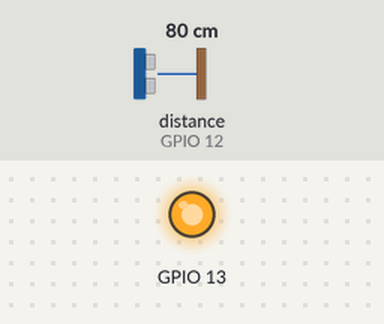
Bench run of a sketch on a simulated ESP8266 (NodeMCU). Shown: output pins drawn as LEDs (lit = HIGH). Wiring (inferred from the names in the program): ultrasonic range finder: trigger GPIO 14; echo GPIO 12. The inputs (shaded band) are chosen by the test bench; at power-on: distance to the obstacle (sensor on GPIO 12) 80 cm. The echo pulse lasts 58.3 µs per cm; WiFi joins after 1.5 s; servers stay silent unless stated; EEPROM starts erased; pins used as bus, display or sensor lines are not drawn; what the sketch prints to the serial monitor is not drawn. At 1.9 s the program puts the board to deep sleep or switches it off; the recording ends there.

Above: at 0.1 s.
Timing chart, 0 to 1.9 s (numbered marks = the images above):
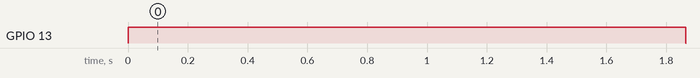

Measured:
- by itself, GPIO 13: LOW → HIGH at 0.00 s, → LOW 1.9 s later

The sketch:

waterwell-monitor.ino
```cpp
#include <EEPROM.h>

#define SLEEP_INTERVAL_DURATION  10800e6

int diameter = 0;
int depth = 0;
int distance = 0;

/**

*/
void setup() {
  EEPROM.begin(25);
  Serial.begin(9600);
  Serial.println("Initializing Water Well Monitor...");
  pinMode(13, OUTPUT);
  digitalWrite(13, HIGH);
  diameter = EEPROM.read(1);
  depth = EEPROM.read(2);
  distance = EEPROM.read(3);

  Serial.println("");
  Serial.println("Loading data:");
  Serial.println(diameter);
  Serial.println(depth);
  Serial.println(distance);
  Serial.println("");

  initDistanceSensor();
  initializeServer();

  Serial.println("Water Well Monitor initialized.");

  calculateRemainingLiters();

  digitalWrite(13, LOW);
  Serial.println("[INFO] Going to sleep for 3 hours...");
  ESP.deepSleep(SLEEP_INTERVAL_DURATION, WAKE_RF_DEFAULT);
}

String uint64ToString(uint64_t input) {
  String result = "";
  uint8_t base = 10;

  do {
    char c = input % base;
    input /= base;

    if (c < 10)
      c +='0';
    else
      c += 'A' - 10;
    result = c + result;
  } while (input);
  return result;
}

/**

*/
void loop() {

}

void calculateRemainingLiters() {
  int distanceMeasured = calculateDistance();
  int maxLiters = (PI * pow(diameter, 2) * depth)  / 1000;
  int currentLiters = (PI * pow(diameter, 2) * ((depth + distance) - distanceMeasured)) / 1000;

  Serial.println("");
  Serial.print("Measured ");
  Serial.print(distanceMeasured);
  Serial.print(" cm. The well has a volume of ");
  Serial.print(maxLiters);
  Serial.print(" liters and now has ");
  Serial.print(currentLiters);
  Serial.print(" liters left");
  Serial.println("");

  addRowToSheet(currentLiters);
}
```

distanceCalculation.ino
```cpp
const int trigPin = 14;
const int echoPin = 12;

long duration;
int distanceCm;

/**
 * Initializes the pins for the range sensor.
 */
void initDistanceSensor() {
  pinMode(trigPin, OUTPUT);
  pinMode(echoPin, INPUT);
}

/**
 * Calculates the distance to the target in CM.
 *
 * @returns {int} - The distance in CM.
 */
int calculateDistance() {
  digitalWrite(trigPin, LOW);
  delayMicroseconds(2);
  digitalWrite(trigPin, HIGH);
  delayMicroseconds(10);
  digitalWrite(trigPin, LOW);
  duration = pulseIn(echoPin, HIGH);
  distanceCm = duration * 0.036 / 2;

  return distanceCm;
}
```

gsheet.ino
```cpp
#include "HTTPSRedirect.h"

const char* host = "script.google.com";
const char *GScriptId = "";
const int httpsPort = 443; //the https port is same
String url = String("/macros/s/") + GScriptId + "/exec?value=Temperature";
String payload_base =  "{\"command\": \"appendRow\", \
                    \"sheet_name\": \"Gegevens\", \
                       \"values\": ";
String payload = "";

HTTPSRedirect* client = nullptr;

void addRowToSheet(int litersRemaining) {
  payload = payload_base + "\"" + litersRemaining + "\"}";

  client = new HTTPSRedirect(httpsPort);
  client->setInsecure();
  client->setPrintResponseBody(true);
  client->setContentTypeHeader("application/json");
  Serial.print("Connecting to ");
  Serial.println(host);          //try to connect with "script.google.com"

  if (client != nullptr) {
    if (!client->connected()) {
      client->connect(host, httpsPort);
      client->POST(url, host, payload, false);
      Serial.println("Sent");
    }
  }

  delete client;
}
```

webserver.ino
```cpp
#include <ESP8266WiFi.h>
#include <EEPROM.h>

// ESP8266WebServer server(80);

const char* ssid     = "";
const char* password = "";

// WiFiClient client;

String header;

/**
   Initializes the WIFI connection, once that succeeds the server is started and the local IP is given.
*/
void initializeServer() {
  Serial.print("Connecting to ");
  Serial.println(ssid);

  WiFi.begin(ssid, password);

  while (WiFi.status() != WL_CONNECTED) {
    delay(500);
    Serial.print(".");
  }

  Serial.println("WiFi connected.");
  Serial.println("IP address: ");
  Serial.println(WiFi.localIP());


  /**
  server.on("/index.html", handleHomepage);
  server.on("/well.html", handleWell);

  server.begin();
  */
}

/**
void handleHomepage() {
  String result = "";
  result += generateHTMLHead();
  result += generateHTMLBody(false);
  result += generateHTMLFooter();

  server.send(200, "text/html", result);
}

void handleWell() {
  String result = "";
  for (int i = 0; i < server.args(); i++) {
    Serial.println("");
    Serial.println("Received arg: ");
    Serial.print(server.argName(i));
    Serial.print(", ");
    Serial.print(server.arg(i));


    if (server.argName(i) == "diameter") {
      EEPROM.write(1, server.arg(i).toInt());
      diameter = server.arg(i).toInt();
    }

    if (server.argName(i) == "depth") {
      EEPROM.write(2, server.arg(i).toInt());
      depth = server.arg(i).toInt();
    }

    if (server.argName(i) == "distance") {
      EEPROM.write(3, server.arg(i).toInt());
      distance = server.arg(i).toInt();
      EEPROM.commit();
    }
  }

  result += generateHTMLHead();
  result += generateHTMLBody(true);
  result += generateHTMLFooter();

  server.send(200, "text/html", result);
}

String generateHTMLHead() {
  return "<!DOCTYPE html><html class=\"h-100\"><head> <meta name=\"viewport\" content=\"width=device-width, initial-scale=1\"> <link rel=\"stylesheet\" href=\"https://maxcdn.bootstrapcdn.com/bootstrap/4.0.0/css/bootstrap.min.css\" integrity=\"sha384-Gn5384xqQ1aoWXA+058RXPxPg6fy4IWvTNh0E263XmFcJlSAwiGgFAW/dAiS6JXm\" crossorigin=\"anonymous\"> <link rel=\"stylesheet\" href=\"https://use.fontawesome.com/releases/v5.8.2/css/all.css\" integrity=\"sha384-oS3vJWv+0UjzBfQzYUhtDYW+Pj2yciDJxpsK1OYPAYjqT085Qq/1cq5FLXAZQ7Ay\" crossorigin=\"anonymous\"> <link href=\"https://fonts.googleapis.com/css?family=Nunito:200,200i,300,300i,400,400i,600,600i,700,700i,800,800i,900,900i\" rel=\"stylesheet\"> <style> body { font-family: Nunito, -apple-system, BlinkMacSystemFont, \"Segoe UI\", Roboto, \"Helvetica Neue\", Arial, sans-serif, \"Apple Color Emoji\", \"Segoe UI Emoji\", \"Segoe UI Symbol\", \"Noto Color Emoji\"; } .bg-main { background-color: #4e73df; } .sidebar-divider { border-top: 1px solid rgba(255, 255, 255, .15); } .text-decoration-none:hover { text-decoration: none; } .sidebar-heading { color: rgba(255, 255, 255, .4); font-weight: 800; font-size: .65rem; text-transform: uppercase; } .text-sidebar { color: rgba(255, 255, 255, .8); } .text-gray-800 { color: #5a5c69 !important; } </style></head><body class=\"h-100\"> <div class=\"container-fluid h-100\"> <div class=\"row \"> <div class=\"col-2 text-left bg-main my-auto pt-2 text-center\"> <svg height=\"50\" aria-hidden=\"true\" focusable=\"false\" data-prefix=\"fas\" data-icon=\"water\" class=\"svg-inline--fa fa-water fa-w-18\" role=\"img\" xmlns=\"http://www.w3.org/2000/svg\" viewBox=\"0 0 576 512\"><path fill=\"currentColor\" d=\"M562.1 383.9c-21.5-2.4-42.1-10.5-57.9-22.9-14.1-11.1-34.2-11.3-48.2 0-37.9 30.4-107.2 30.4-145.7-1.5-13.5-11.2-33-9.1-46.7 1.8-38 30.1-106.9 30-145.2-1.7-13.5-11.2-33.3-8.9-47.1 2-15.5 12.2-36 20.1-57.7 22.4-7.9.8-13.6 7.8-13.6 15.7v32.2c0 9.1 7.6 16.8 16.7 16 28.8-2.5 56.1-11.4 79.4-25.9 56.5 34.6 137 34.1 192 0 56.5 34.6 137 34.1 192 0 23.3 14.2 50.9 23.3 79.1 25.8 9.1.8 16.7-6.9 16.7-16v-31.6c.1-8-5.7-15.4-13.8-16.3zm0-144c-21.5-2.4-42.1-10.5-57.9-22.9-14.1-11.1-34.2-11.3-48.2 0-37.9 30.4-107.2 30.4-145.7-1.5-13.5-11.2-33-9.1-46.7 1.8-38 30.1-106.9 30-145.2-1.7-13.5-11.2-33.3-8.9-47.1 2-15.5 12.2-36 20.1-57.7 22.4-7.9.8-13.6 7.8-13.6 15.7v32.2c0 9.1 7.6 16.8 16.7 16 28.8-2.5 56.1-11.4 79.4-25.9 56.5 34.6 137 34.1 192 0 56.5 34.6 137 34.1 192 0 23.3 14.2 50.9 23.3 79.1 25.8 9.1.8 16.7-6.9 16.7-16v-31.6c.1-8-5.7-15.4-13.8-16.3zm0-144C540.6 93.4 520 85.4 504.2 73 490.1 61.9 470 61.7 456 73c-37.9 30.4-107.2 30.4-145.7-1.5-13.5-11.2-33-9.1-46.7 1.8-38 30.1-106.9 30-145.2-1.7-13.5-11.2-33.3-8.9-47.1 2-15.5 12.2-36 20.1-57.7 22.4-7.9.8-13.6 7.8-13.6 15.7v32.2c0 9.1 7.6 16.8 16.7 16 28.8-2.5 56.1-11.4 79.4-25.9 56.5 34.6 137 34.1 192 0 56.5 34.6 137 34.1 192 0 23.3 14.2 50.9 23.3 79.1 25.8 9.1.8 16.7-6.9 16.7-16v-31.6c.1-8-5.7-15.4-13.8-16.3z\"></path></svg> <hr class=\"sidebar-divider my-0\"> </div> <div class=\"col-10 d-flex justify-content-between\" style=\"z-index: 1;box-shadow: 0 .15rem 1.75rem 0 rgba(58,59,69,.15)!important;\"> <span class=\"pt-4 font-weight-bold\" style=\"font-size: 22px;\">V 0.1 (ALPHA)</span> <a href=\"https://github.com/taurgis/waterwell-monitor\" target=\"_blank\" style=\"font-size: 22px;\" class=\"text-decoration-none d-inline pt-4\"> <span class=\"mr-2 d-none d-lg-inline text-gray-600 small\">View on GitHub</span> <i class=\"fab fa-github\"></i> </a> </div> </div> <div class=\"row\" style=\"height: calc(100% - 95.5px);\"> <div class=\"col-md-2 bg-main pt-2\"> <a class=\"text-white text-decoration-none\" href=\"index.html\"> <i class=\"fas fa-fw fa-tachometer-alt\"></i> <span class=\"ml-1\">Dashboard</span> </a> <hr class=\"sidebar-divider my-2\"> <div class=\"sidebar-heading\"> Configuration </div> <a class=\"text-decoration-none d-block mt-2 text-sidebar\" href=\"well.html\"> <i class=\"fas fa-fw fa-cog\"></i> <span class=\"ml-1 \">Well</span> </a> <a class=\"text-decoration-none d-block mt-2 text-sidebar\" href=\"measurements.html\"> <i class=\"fas fa-fw fa-chart-area\"></i> <span class=\"ml-1 \">Measurements</span> </a> </div>";
}

String generateHTMLBody(boolean isWellPage) {
  if (isWellPage == true) {
    String body = "<div class=\"col-md-10\" style=\"background-color: #f8f9fc;\"> <h1 class=\"h3 mb-0 text-gray-800 mt-3\">Well settings</h1> <p class=\"mt-3\"> Here the well settings need to be configured to do a correct calculation of the volume of water present. </p> <div class=\"container-fluid\"> <div class=\"row\"> <div class=\"col-12 col-md-6 col-lg-4\"> <p> <form class=\"w-100\" method=\"GET\" action=\"/well.html\"> <div class=\"form-group\"> <label for=\"diameter\" class=\"font-weight-bold\">Well diameter</label> <input value=";
    body += diameter;
    body += " required type=\"text\" class=\"form-control\" name=\"diameter\" aria-describedby=\"diameterHelp\" placeholder=\"e.g. 250\"> <small id=\"diameterHelp\" class=\"form-text text-muted\">The diameter of the well in CM.</small> </div> <div class=\"form-group\"> <label for=\"depth\" class=\"font-weight-bold\">Well depth</label> <input value=";
    body += depth;
    body += " required type=\"text\" class=\"form-control\" name=\"depth\" placeholder=\"e.g. 200\" aria-describedby=\"depthHelp\"> <small id=\"depthHelp\" class=\"form-text text-muted\">The depth of the well in CM.</small> </div> <div class=\"form-group\"> <label for=\"distance\" class=\"font-weight-bold\">Meter distance</label> <input value=";
    body += distance;
    body += " required type=\"text\" class=\"form-control\" name=\"distance\" placeholder=\"e.g. 40\" aria-describedby=\"distanceHelp\"> <small id=\"distanceHelp\" class=\"form-text text-muted\">The distance of the meter above the well in CM. (For example if you put it in the shaft above it).</small> </div> <button type=\"submit\" class=\"btn btn-primary w-100\">Save</button> </form> </p> </div> </div> </div> </div>";

    return body;
  } else {
    return "<div class=\"col-md-10\" style=\"background-color: #f8f9fc;\"> <h1 class=\"h3 mb-0 text-gray-800 mt-3\">Dashboard</h1> <p class=\"mt-3\"> Thank you for using the Water Well Monitor which is currently under development. </p> <p> To get started go to the well settings to configure your well configuration (height, diameter, ...). <br />After this has been done please configure when measurements need to be taken in the measurements setting. </p> </div>";
  }
}

String generateHTMLFooter() {
  return "</div> <div class=\"row \"> <div class=\"col-md-2 bg-main pt-2\"> </div> <div class=\"col-10\"> <footer class=\"sticky-footer bg-white\"> <div class=\"container\"> <div class=\"copyright text-center my-auto\"> <a href=\"https://www.thomastheunen.eu\" class=\"text-decoration-none text-secondary\"><span>Copyright © Thomas Theunen 2019</span></a> </div> </div> </footer> </div> </div> </div></body></html>";
}

void handleRequests() {
  server.handleClient();
}

*/
```
